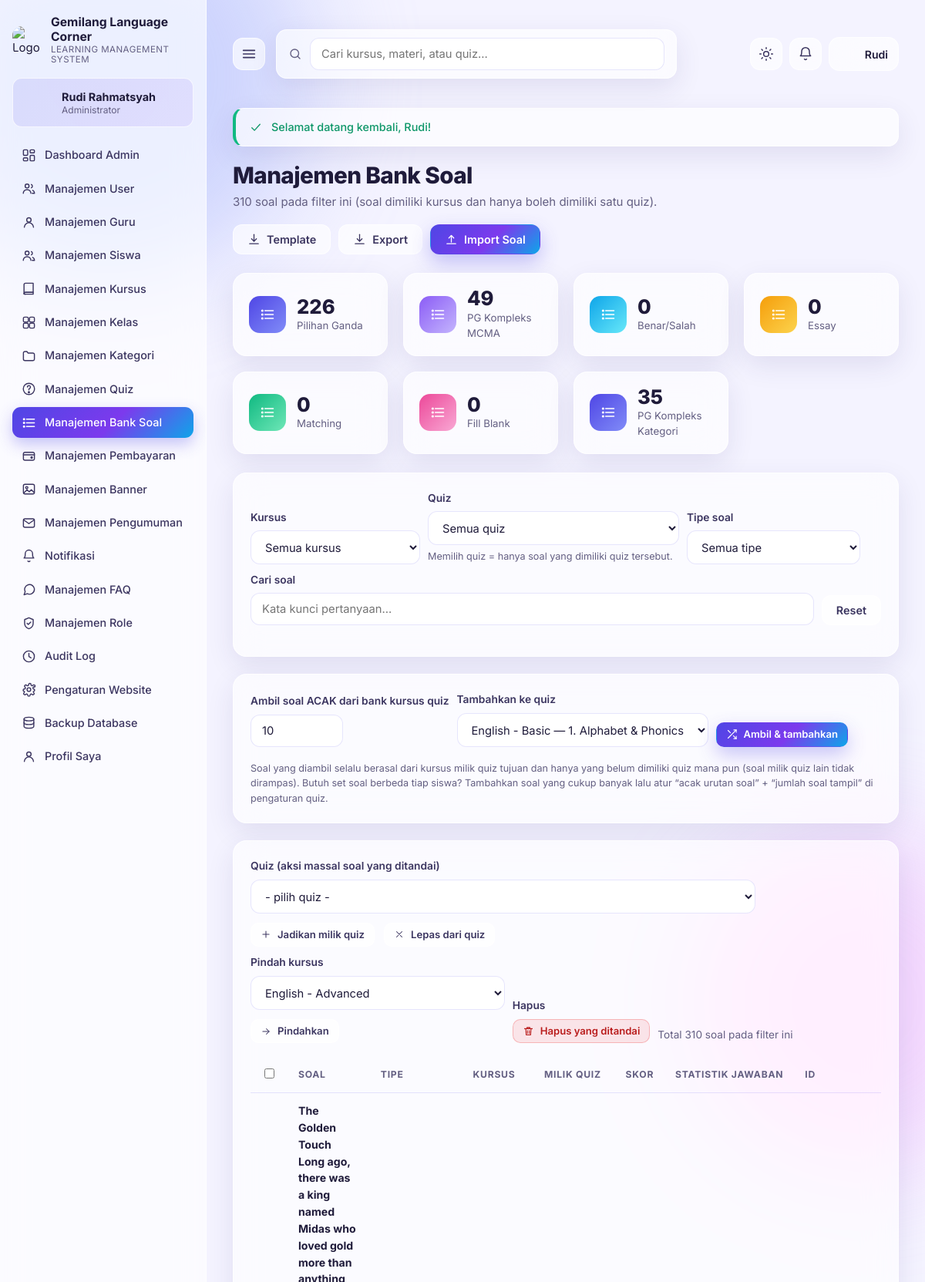
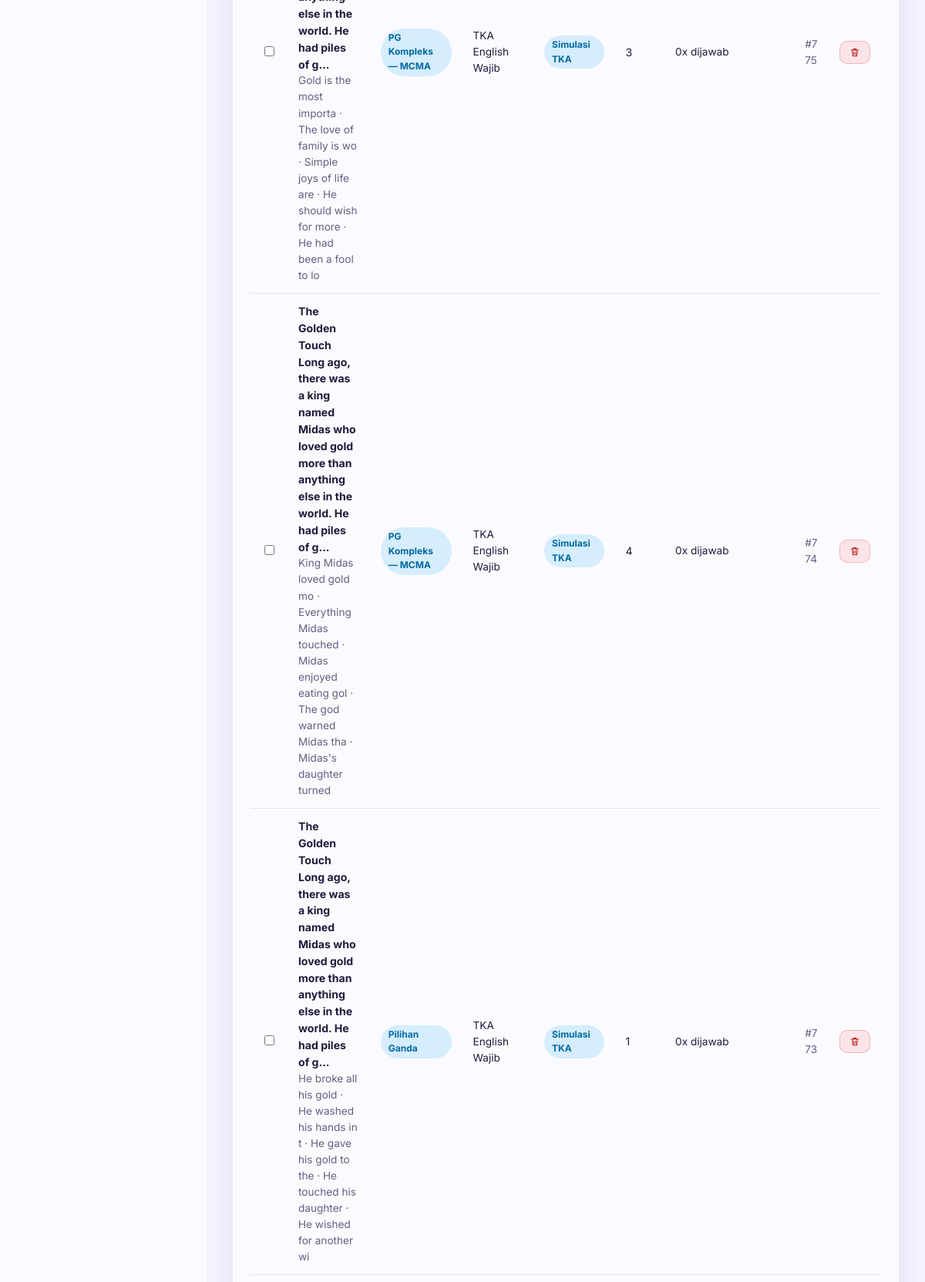
The app's page /admin-soal.php (signed in, upper part) with its own data (2 pictures, top to bottom).
### tables this page shows
CREATE TABLE users (
            id INTEGER PRIMARY KEY AUTOINCREMENT,
            nama TEXT NOT NULL,
            username TEXT UNIQUE,
            email TEXT UNIQUE,
            password TEXT NOT NULL,
            role TEXT NOT NULL DEFAULT 'siswa',
            foto TEXT,
            telepon TEXT,
            alamat TEXT,
            bio TEXT,
            status TEXT NOT NULL DEFAULT 'aktif',
            last_login TEXT,
            created_at TEXT DEFAULT CURRENT_TIMESTAMP
        );

CREATE TABLE questions (
            id INTEGER PRIMARY KEY AUTOINCREMENT,
            quiz_id INTEGER,
            course_id INTEGER,
            tipe TEXT DEFAULT 'mc',
            pertanyaan TEXT NOT NULL,
            opsi TEXT,
            jawaban TEXT,
            pembahasan TEXT,
            skor REAL DEFAULT 1,
            kesulitan TEXT DEFAULT 'sedang',
            created_at TEXT DEFAULT CURRENT_TIMESTAMP
        , penilaian TEXT DEFAULT 'penuh', opsi_kategori TEXT, gambar TEXT, opsi_gambar TEXT);

### admin-soal.php (the view, shortened to what the rows shown need)
<?php
require_once __DIR__ . '/includes/layout.php';
$u = require_login('admin');
$kursusFilter = num('kursus');
$quizFilter = num('quiz');
$tipeFilter = get('tipe');
if (!in_array($tipeFilter, tipe_soal_valid(), true)) {
    $tipeFilter = '';
}
$baseQuery = 'kursus=' . $kursusFilter . '&quiz=' . $quizFilter . '&tipe=' . urlencode($tipeFilter);
$viewUrl = 'admin-soal.php?' . $baseQuery;
$where = [];
$args = [];
$w = $where ? implode(' AND ', $where) : '1=1';
$page = max(1, num('page', 1));
$cs = db()->prepare("SELECT COUNT(*) FROM questions q WHERE $w");
$cs->execute($args);
$p = paginate((int)$cs->fetchColumn(), 25, $page);
$st = db()->prepare("SELECT q.*, co.judul AS kursus,
        (SELECT COUNT(*) FROM attempt_answers a WHERE a.question_id = q.id AND a.jawaban IS NOT NULL AND a.jawaban <> '') AS jml_jawab,
        (SELECT COUNT(*) FROM attempt_answers a WHERE a.question_id = q.id AND a.benar = 1) AS jml_benar
    FROM questions q LEFT JOIN courses co ON co.id = q.course_id
    WHERE $w ORDER BY q.course_id, q.id DESC LIMIT {$p['per_page']} OFFSET {$p['offset']}");
$st->execute($args);
$rows = $st->fetchAll();
$pakaiMap = [];
if ($rows) {
    $in = implode(',', array_map('intval', array_column($rows, 'id')));
    foreach (db()->query("SELECT q.id AS question_id, qz.id, qz.judul FROM questions q
        JOIN quizzes qz ON qz.id = q.quiz_id WHERE q.id IN ($in) ORDER BY qz.judul")->fetchAll() as $r) {
        $pakaiMap[(int)$r['question_id']][] = ['id' => (int)$r['id'], 'judul' => $r['judul']];
    }
}
$perTipe = [];
$sqlTipe = 'SELECT tipe, COUNT(*) AS jml FROM questions q WHERE ' . ($kursusFilter === -1
    ? '(q.course_id IS NULL OR q.course_id = 0)'
    : ($kursusFilter > 0 ? ('q.course_id = ' . $kursusFilter) : '1=1')) . ' GROUP BY tipe';
foreach (db()->query($sqlTipe)->fetchAll() as $t) {
    $perTipe[$t['tipe']] = (int)$t['jml'];
}
$jmlBankFilter = array_sum($perTipe);
page_start('Manajemen Bank Soal', $jmlBankFilter . ' soal pada filter ini (soal dimiliki kursus dan hanya boleh dimiliki satu quiz).', [
    'actions' => '<a class="btn btn-ghost" href="admin-soal.php?template=soal">' . icon('download', 17) . ' Template</a>'
        . '<a class="btn btn-ghost" href="' . e($viewUrl) . '&export=xlsx">' . icon('download', 17) . ' Export</a>'
        . '<button class="btn btn-primary" data-modal-open="modal-import">' . icon('upload', 17) . ' Import Soal</button>',
]);
?>
<form method="post" class="card">
  <div class="table-wrap">
    <table class="data" id="tbl-soal">
      <thead><tr><th style="width:34px"><input type="checkbox" onclick="document.querySelectorAll('.chk').forEach(c=>c.checked=this.checked)"></th><th>Soal</th><th>Tipe</th><th>Kursus</th><th>Milik quiz</th><th>Skor</th><th>Statistik Jawaban</th><th>ID</th><th></th></tr></thead>
      <tbody>
      <?php foreach ($rows as $q):
          $opsi = $q['opsi'] ? json_decode($q['opsi'], true) : [];
          $persen = (int)$q['jml_jawab'] ? round((int)$q['jml_benar'] / (int)$q['jml_jawab'] * 100) : 0;
          $pakai = $pakaiMap[(int)$q['id']] ?? []; ?>
        <tr>
          <td><input type="checkbox" class="chk" name="ids[]" value="<?= (int)$q['id'] ?>"></td>
          <td style="max-width:340px">
            <strong><?= e(mb_strimwidth($q['pertanyaan'], 0, 130, '...')) ?></strong>
            <?php if ($opsi): ?><div class="muted small"><?= e(implode(' · ', array_slice(array_map(function ($x) { return mb_strimwidth((string)$x, 0, 24, ''); }, $opsi), 0, 5))) ?></div><?php endif; ?>
          </td>
          <td><span class="badge badge-info"><?= e(tipe_soal_label($q['tipe'])) ?></span></td>
          <td class="small"><?= e($q['kursus'] ?: '(tanpa kursus)') ?></td>
          <td class="small">
            <?php if ($pakai): ?>
              <?php foreach ($pakai as $pp): ?>
                <a class="badge badge-info" href="admin-soal.php?quiz=<?= (int)$pp['id'] ?>"><?= e(mb_strimwidth($pp['judul'], 0, 22, '...')) ?></a>
              <?php endforeach; ?>
            <?php else: ?>
              <span class="muted small">belum dimiliki quiz</span>
            <?php endif; ?>
          </td>
          <td><?= (float)$q['skor'] ?></td>
          <td class="small"><?= (int)$q['jml_jawab'] ?>x dijawab<?= (int)$q['jml_jawab'] ? '<div class="muted small">' . $persen . '% benar</div>' : '' ?></td>
          <td class="muted small">#<?= (int)$q['id'] ?></td>
          <td>
            <button class="btn btn-danger btn-sm" name="aksi" value="hapus" formnovalidate onclick="document.getElementById('hapus-id').value='<?= (int)$q['id'] ?>'" data-confirm="Hapus soal ini?"><?= icon('trash', 14) ?></button>
          </td>
        </tr>
      <?php endforeach; ?>
      </tbody>
    </table>
  </div>
</form>
<?php page_end(); ?>

### includes/layout.php (shortened to what the rows shown need)
<?php
require_once __DIR__ . '/helpers.php';
function nav_items($role)
{
    $siswa = [
        ['siswa-dashboard.php', 'Dashboard', 'dashboard'],
        ['kursus.php', 'Katalog Kursus', 'grid'],
        ['siswa-kursus.php', 'Kursus Saya', 'book'],
        ['siswa-pembayaran.php', 'Pembayaran', 'wallet'],
        ['siswa-nilai.php', 'Nilai & Riwayat', 'chart'],
        ['siswa-sertifikat.php', 'Sertifikat', 'award'],
        ['siswa-tugas.php', 'Tugas', 'clipboard'],
        ['siswa-kalender.php', 'Kalender Belajar', 'calendar'],
        ['siswa-forum.php', 'Forum Diskusi', 'chat'],
        ['siswa-bookmark.php', 'Bookmark Materi', 'bookmark'],
        ['siswa-offline.php', 'Materi Offline', 'download'],
        ['siswa-leaderboard.php', 'Ranking', 'trophy'],
        ['notifikasi.php', 'Notifikasi', 'bell'],
        ['siswa-profil.php', 'Profil Saya', 'user'],
    ];
    $guru = [
        ['guru-dashboard.php', 'Dashboard Guru', 'dashboard'],
        ['guru-kursus.php', 'Kelola Kursus', 'book'],
        ['guru-materi.php', 'Modul & Materi', 'layers'],
        ['guru-quiz.php', 'Quiz & Ujian', 'quiz'],
        ['guru-soal.php', 'Bank Soal', 'list'],
        ['guru-koreksi.php', 'Koreksi & Nilai', 'check'],
        ['guru-kelas.php', 'Kelola Kelas', 'grid'],
        ['guru-siswa.php', 'Kelola Siswa', 'users'],
        ['guru-progress.php', 'Progress Siswa', 'chart'],
        ['guru-absensi.php', 'Absensi', 'calendar'],
        ['guru-tugas.php', 'Tugas', 'clipboard'],
        ['guru-pengumuman.php', 'Pengumuman', 'mail'],
        ['notifikasi.php', 'Notifikasi', 'bell'],
        ['guru-forum.php', 'Forum & Diskusi', 'chat'],
        ['guru-statistik.php', 'Statistik Kelas', 'trophy'],
        ['siswa-profil.php', 'Profil Saya', 'user'],
    ];
    $admin = [
        ['admin-dashboard.php', 'Dashboard Admin', 'dashboard'],
        ['admin-users.php', 'Manajemen User', 'users'],
        ['admin-guru.php', 'Manajemen Guru', 'user'],
        ['admin-siswa.php', 'Manajemen Siswa', 'users'],
        ['admin-kursus.php', 'Manajemen Kursus', 'book'],
        ['admin-kelas.php', 'Manajemen Kelas', 'grid'],
        ['admin-kategori.php', 'Manajemen Kategori', 'folder'],
        ['admin-quiz.php', 'Manajemen Quiz', 'quiz'],
        ['admin-soal.php', 'Manajemen Bank Soal', 'list'],
        ['admin-pembayaran.php', 'Manajemen Pembayaran', 'wallet'],
        ['admin-sertifikat.php', 'Manajemen Sertifikat', 'award'],
        ['admin-banner.php', 'Manajemen Banner', 'image'],
        ['admin-pengumuman.php', 'Manajemen Pengumuman', 'mail'],
        ['notifikasi.php', 'Notifikasi', 'bell'],
        ['admin-faq.php', 'Manajemen FAQ', 'chat'],
        ['admin-role.php', 'Manajemen Role', 'shield'],
        ['admin-audit.php', 'Audit Log', 'clock'],
        ['admin-pengaturan.php', 'Pengaturan Website', 'settings'],
        ['admin-backup.php', 'Backup Database', 'database'],
        ['siswa-profil.php', 'Profil Saya', 'user'],
    ];
    if (!sertifikat_aktif()) {
        $siswa = array_values(array_filter($siswa, function ($i) {
            return $i[0] !== 'siswa-sertifikat.php';
        }));
        $admin = array_values(array_filter($admin, function ($i) {
            return $i[0] !== 'admin-sertifikat.php';
        }));
    }
    return $role === 'admin' ? $admin : ($role === 'guru' ? $guru : $siswa);
}
function current_page()
{
    return basename($_SERVER['PHP_SELF'] ?? 'index.php');
}
function asset_ver()
{
    static $ver = null;
    if ($ver === null) {
        $ver = (string)max(
            (int)@filemtime(__DIR__ . '/../assets/app.js'),
            (int)@filemtime(__DIR__ . '/../assets/app.css'),
            (int)@filemtime(__DIR__ . '/../assets/app-native.js')
        );
    }
    return $ver;
}
function page_start($title, $subtitle = '', $opts = [])
{
    $u = current_user();
    $site = setting('site_name', 'Marelan English Course');
    $assetVer = asset_ver();
    ?>
<!DOCTYPE html>
<html lang="id" data-theme="light">
<head>
<link rel="stylesheet" href="assets/app.css?v=<?= e($assetVer) ?>">
</head>
<body class="<?= $u ? 'has-sidebar' : 'is-public' ?>">
<?php
    if ($u) {
        lms_sidebar($u);
        echo '<main class="main">';
        lms_topbar($u, $title);
    } else {
        lms_public_nav($site);
        echo '<main class="main public-main">';
    }
    if ($title && $u) {
        echo '<div class="page-head"><div><h1>' . e($title) . '</h1>';
        echo '</div>';
        echo '</div>';
    }
}
    ?><!DOCTYPE html>
</html><?php
function lms_sidebar($u)
{
    $items = nav_items($u['role']);
    $cur = current_page();
    ?>
<aside class="sidebar" id="sidebar">
  <div class="brand">
    <a href="<?= $u['role'] === 'admin' ? 'admin-dashboard.php' : ($u['role'] === 'guru' ? 'guru-dashboard.php' : 'siswa-dashboard.php') ?>" class="brand-link">
      <?= site_logo(38) ?>
      <span class="brand-text">
        <strong><?= e(setting('site_name', 'Marelan English Course')) ?></strong>
        <small>Learning Management System</small>
      </span>
    </a>
  </div>
  <div class="sidebar-profile">
    <span class="avatar" <?= $u['foto'] ? 'style="background-image:url(' . e($u['foto']) . ')"' : '' ?>><?= $u['foto'] ? '' : e(strtoupper(mb_substr($u['nama'], 0, 1))) ?></span>
    <span class="sp-meta">
      <strong><?= e($u['nama']) ?></strong>
      <small><?= e(role_label($u['role'])) ?></small>
    </span>
  </div>
  <nav class="nav">
    <?php foreach ($items as $it): ?>
      <a class="nav-item <?= $cur === $it[0] ? 'active' : '' ?>" href="<?= e($it[0]) ?>"><?= icon($it[2], 19) ?><span><?= e($it[1]) ?></span></a>
    <?php endforeach; ?>
  </nav>
</aside>
<?php
}
function lms_topbar($u, $title)
{
    $unread = unread_notifications();
    ?>
<header class="topbar">
  <button class="icon-btn only-mobile" data-toggle-sidebar aria-label="Menu"><?= icon('menu', 22) ?></button>
  <form class="topsearch" action="search.php" method="get">
    <?= icon('search', 18) ?>
    <input type="search" name="q" placeholder="Cari kursus, materi, atau quiz..." value="<?= e(get('q')) ?>">
  </form>
  <div class="topbar-right">
    <button class="icon-btn" data-toggle-theme aria-label="Ganti tema"><?= icon('sun', 20, 'ic-sun') ?><?= icon('moon', 20, 'ic-moon') ?></button>
    <a class="icon-btn bell" href="notifikasi.php" aria-label="Notifikasi">
      <?= icon('bell', 20) ?><?php if ($unread > 0): ?><span class="dot"><?= $unread > 9 ? '9+' : $unread ?></span><?php endif; ?>
    </a>
    <div class="user-menu">
      <button class="user-btn" data-toggle-user>
        <span class="avatar sm" <?= $u['foto'] ? 'style="background-image:url(' . e($u['foto']) . ')"' : '' ?>><?= $u['foto'] ? '' : e(strtoupper(mb_substr($u['nama'], 0, 1))) ?></span>
        <span class="um-name"><?= e(explode(' ', $u['nama'])[0]) ?></span>
      </button>
    </div>
  </div>
</header>
<?php
}
    ?>
<?php
function page_end()
{
    ?>
</main>
</body>
</html>
<?php
}

### includes/helpers.php (shortened to what the rows shown need)
<?php
require_once __DIR__ . '/db.php';
function e($s)
{
    return htmlspecialchars((string)$s, ENT_QUOTES, 'UTF-8');
}
function setting($key, $default = '')
{
    static $cache = null;
    if ($cache === null) {
        $cache = [];
        try {
            foreach (db()->query('SELECT key, value FROM settings') as $r) {
                $cache[$r['key']] = $r['value'];
            }
        } catch (Throwable $e) {
            $cache = [];
        }
    }
    return array_key_exists($key, $cache) && $cache[$key] !== null && $cache[$key] !== '' ? $cache[$key] : $default;
}
function get($key, $default = '')
{
    return isset($_GET[$key]) ? (is_array($_GET[$key]) ? $_GET[$key] : trim((string)$_GET[$key])) : $default;
}
function num($key, $default = 0)
{
    return (int)get($key, (string)$default);
}
function current_user()
{
    static $user = false;
    if ($user !== false) {
        return $user;
    }
    $stmt = db()->prepare('SELECT * FROM users WHERE id = ?');
    $stmt->execute([$_SESSION['user_id']]);
    $user = $stmt->fetch() ?: null;
    return $user;
}
function require_login($role = null)
{
    $u = current_user();
    return $u;
}
function role_label($role)
{
    return ['admin' => 'Administrator', 'guru' => 'Guru', 'siswa' => 'Siswa'][$role] ?? ucfirst((string)$role);
}
function unread_notifications()
{
    $u = current_user();
    $stmt = db()->prepare('SELECT COUNT(*) FROM notifications WHERE user_id = ? AND dibaca = 0');
    $stmt->execute([$u['id']]);
    return (int)$stmt->fetchColumn();
}
function sertifikat_aktif()
{
    return setting('sertifikat_aktif', '0') === '1';
}
function paginate($total, $per_page, $page)
{
    $pages = max(1, (int)ceil($total / $per_page));
    $page = max(1, min($page, $pages));
    return ['total' => (int)$total, 'per_page' => $per_page, 'page' => $page, 'pages' => $pages, 'offset' => ($page - 1) * $per_page];
}
function tipe_soal_label($t)
{
    return [
        'mc' => 'Pilihan Ganda',
        'tf' => 'Benar / Salah',
        'essay' => 'Essay',
        'matching' => 'Matching',
        'fill' => 'Fill in the Blank',
        'mcma' => 'PG Kompleks — MCMA',
        'kategori' => 'PG Kompleks — Kategori',
    ][$t] ?? $t;
}
function icon_paths()
{
    return $paths;
}
function icon($name, $size = 20, $class = '')
{
    $paths = icon_paths();
    $p = $paths[$name] ?? $paths['grid'];
    return '<svg class="ic ' . $class . '" width="' . (int)$size . '" height="' . (int)$size . '" viewBox="0 0 24 24" fill="none" stroke="currentColor" stroke-width="1.8" stroke-linecap="round" stroke-linejoin="round">' . $p . '</svg>';
}
function site_logo($size = 36)
{
    $custom = setting('site_logo');
    if ($custom !== '') {
        return '<img src="' . e($custom) . '" alt="Logo" width="' . (int)$size . '" height="' . (int)$size . '" class="brand-img">';
    }
    return logo_svg($size);
}

### records on screen
users: nama "Rudi Rahmatsyah", role "Administrator", nama "Rudi"
questions: pertanyaan "The Golden Touch Long ago, there was a king named Midas who loved gold more than anything else in the world. He had piles of g...", opsi "Gold is the most importa · The love of family is wo · Simple joys of life are · He should wish for more · He had been a fool to lo", tipe "PG Kompleks — MCMA", kursus "TKA English Wajib", judul "Simulasi TKA", skor "3", jml_jawab "0", id "775", $size 14 (drawn)
questions: pertanyaan "The Golden Touch Long ago, there was a king named Midas who loved gold more than anything else in the world. He had piles of g...", opsi "King Midas loved gold mo · Everything Midas touched · Midas enjoyed eating gol · The god warned Midas tha · Midas's daughter turned", tipe "PG Kompleks — MCMA", kursus "TKA English Wajib", judul "Simulasi TKA", skor "4", jml_jawab "0", id "774", $size 14 (drawn)
questions: pertanyaan "The Golden Touch Long ago, there was a king named Midas who loved gold more than anything else in the world. He had piles of g...", opsi "He broke all his gold · He washed his hands in t · He gave his gold to the · He touched his daughter · He wished for another wi", tipe "Pilihan Ganda", kursus "TKA English Wajib", judul "Simulasi TKA", skor "1", jml_jawab "0", id "773", $size 14 (drawn)

### other values on screen
setting('site_name', 'Marelan English Course') "Gemilang Language Corner"
$it[1] "Dashboard Admin"
$it[1] "Manajemen User"
$it[1] "Manajemen Guru"
$it[1] "Manajemen Siswa"
$it[1] "Manajemen Kursus"
$it[1] "Manajemen Kelas"
$it[1] "Manajemen Kategori"
$it[1] "Manajemen Quiz"
$it[1] "Manajemen Bank Soal"
$it[1] "Manajemen Pembayaran"
$it[1] "Manajemen Banner"
$it[1] "Manajemen Pengumuman"
$it[1] "Notifikasi"
$it[1] "Manajemen FAQ"
